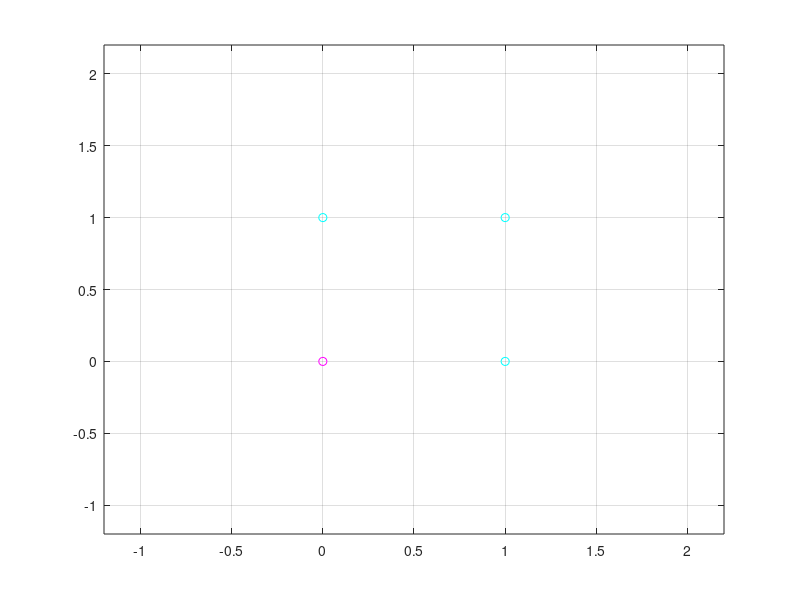

MATLAB code for this plot: (Note: this script raises an error after producing the figure.)
%% This example shows how to solve an OR logic gate with a single layer Perceptron NN

clear, clc
plot(0,0,'mo')
hold on,grid on
plot(0,1,'co')
plot(1,0,'co')
plot(1,1,'co')
xlim([-1.2 2.2])
ylim([-1.2 2.2])

w=[.2 .2];
b=-.1;
for x=-1:.2:2
    for y=-1:.2:2
        p=[x; y];
        a=hardlim(w*p+b);
        if a==1
            plot(x,y,'*r')
        else 
            plot(x,y,'*b')
        end
    end
end